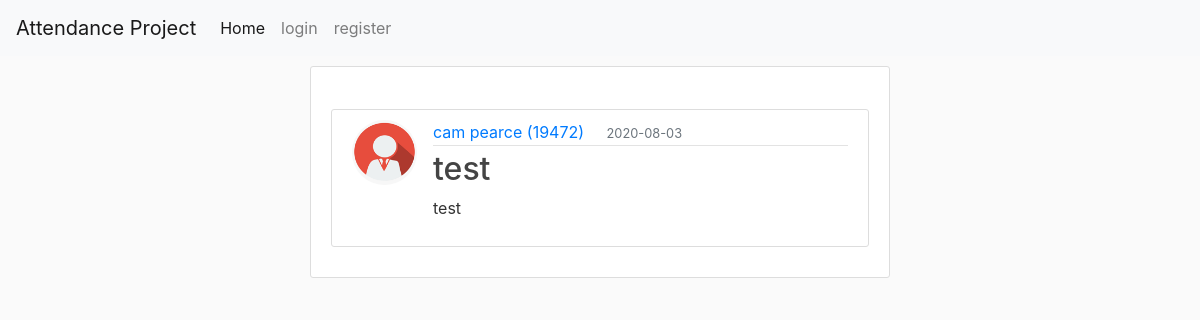
/post/1, run on the app's committed database.
### attendance/models.py (models this page shows, shortened)
class User(UserMixin ,db.Model):
    id = db.Column(db.Integer, primary_key=True)
    fname = db.Column(db.String(20), nullable=True)
    lname = db.Column(db.String(20), nullable=True)
    student_id = db.Column(db.String(20), unique=True, nullable=False)
    email = db.Column(db.String(120), unique=True, nullable=False)
    image_file = db.Column(db.String(20), nullable=False, default='default.jpg')
    password = db.Column(db.String(60), nullable=False)
    posts = db.relationship('Post', backref='author', lazy=True)

class Post(db.Model):
    id = db.Column(db.Integer, primary_key=True)
    title = db.Column(db.String(20), nullable=False)
    date_posted = db.Column(db.DateTime, nullable=False, default=datetime.utcnow)
    content = db.Column(db.Text, nullable=False)
    user_id = db.Column(db.Integer, db.ForeignKey('user.id'), nullable=False)

### attendance/routes.py (the view)
@app.route("/post/<int:post_id>")
def post(post_id):
    post = Post.query.get_or_404(post_id)
    return render_template('post.html', title=post.title, post=post)

### attendance/templates/post.html (shortened to what this page needs)
{%extends "layout.html"%}
{% block content %}
<body>
    <div class="container">
        <div class="content-section">
            <article class="media content-section">
                <img class="rounded-circle article-img" src="{{ url_for('static', filename='profile_pics/' + post.author.image_file) }}" alt="">
                <div class="media-body">
                <div class="article-metadata">
                    <a class="mr-2" href="#">{{ post.author.fname }} {{ post.author.lname}} ({{ post.author.student_id }})</a>
                    <small class="text-muted">{{ post.date_posted.strftime('%Y-%m-%d') }}</small>
                </div>
                <h2 class="article-title">{{ post.title }}</h2>
                <p class="article-content">{{ post.content }}</p>
                </div>
            </article>
        </div>
    </div>
</body>
{% endblock %}

### attendance/static/css/style.css (style rules this page uses)
body { background: #fafafa; color: #333333; }
h1, h2, h3, h4, h5, h6 { color: #444444; }
.container { width: 50%; margin: auto; padding: 10px; }
small.text-muted { text-align: center; width: 50%; margin: auto; padding: 10px; }
.media { margin-top: 2rem; }
.article-title { color: #444444; }
.article-content { white-space: pre-line; }
.article-img { height: 65px; width: 65px; margin-right: 16px; }
.article-metadata { padding-bottom: 1px; margin-bottom: 4px; border-bottom: 1px solid #e3e3e3 }
.content-section { background: #ffffff; padding: 10px 20px; border: 1px solid #dddddd; border-radius: 3px; margin-bottom: 20px; }

### data on the page
User: image_file (picture), author.fname "cam", author.lname "pearce", author.student_id "19472"
Post: date_posted "2020-08-03", title "test", content "test"
